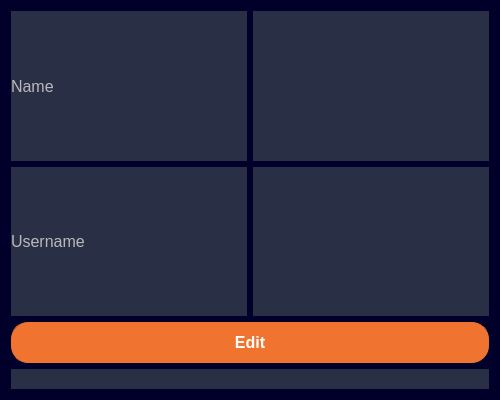
<?xml version="1.0" encoding="UTF-8"?>
<ui version="4.0">
 <class>AdminInfoPage</class>
 <widget class="QDialog" name="AdminInfoPage">
  <property name="geometry">
   <rect>
    <x>0</x>
    <y>0</y>
    <width>500</width>
    <height>400</height>
   </rect>
  </property>
  <property name="windowTitle">
   <string>Admin Info Page</string>
  </property>
  <property name="styleSheet">
   <string notr="true">/*Copyright (c) DevSec Studio. All rights reserved.

MIT License

Permission is hereby granted, free of charge, to any person obtaining a copy
of this software and associated documentation files (the &quot;Software&quot;), to deal
in the Software without restriction, including without limitation the rights
to use, copy, modify, merge, publish, distribute, sublicense, and/or sell
copies of the Software, and to permit persons to whom the Software is
furnished to do so, subject to the following conditions:

The above copyright notice and this permission notice shall be included in all
copies or substantial portions of the Software.

THE SOFTWARE IS PROVIDED *AS IS*, WITHOUT WARRANTY OF ANY KIND, EXPRESS OR
IMPLIED, INCLUDING BUT NOT LIMITED TO THE WARRANTIES OF MERCHANTABILITY,
FITNESS FOR A PARTICULAR PURPOSE AND NONINFRINGEMENT. IN NO EVENT SHALL THE
AUTHORS OR COPYRIGHT HOLDERS BE LIABLE FOR ANY CLAIM, DAMAGES OR OTHER
LIABILITY, WHETHER IN AN ACTION OF CONTRACT, TORT OR OTHERWISE, ARISING FROM,
OUT OF OR IN CONNECTION WITH THE SOFTWARE OR THE USE OR OTHER DEALINGS IN THE SOFTWARE.
*/

/*-----QWidget-----*/
QWidget
{
	background-color: rgb(0, 0, 42);
	color: #000000;
	border-color: #000000;

}


/*-----QLabel-----*/
QLabel
{
	background-color: #292f45;
	color: #b9b9bb;
	border-color: #000000;

}


/*-----QPushButton-----*/
QPushButton
{
	background-color: #f0742f;
	color: #fff;
	font-weight: bold;
	border-style: solid;
	border-width: 1px;
	border-radius: 17px;
	border-color: #f0742f;
	padding: 10px;

}


QPushButton::hover
{
	background-color: #fc7c11;
	color: #fff;

}


QPushButton::pressed
{
	background-color: #ff6b35;
	color: #fff;

}


/*-----QToolButton-----*/
QToolButton
{
	background-color: #292f45;
	color: #000000;
	border-style: solid;
	border-color: #000000;

}


QToolButton::hover
{
	background-color: #fc7c11;
	color: #000000;
	padding: 2px;
	border-radius: 15px;
	border-color: #fc7c11;

}


QToolButton::pressed
{
	background-color: #fc7c11;
	color: #000000;
	border-style: solid;
	border-width: 2px;

}


/*-----QLineEdit-----*/
QLineEdit{
	background-color: rgb(255, 255, 255);
	color: #b9b9bb;
	font-weight: bold;
	border-style: solid;
	border-width: 2px;
	border-top: 0px;
	border-left: 0px;
	border-right: 0px;
	border-color: #b9b9bb;
	padding: 10px;

}


/*-----QCheckBox-----*/
QCheckBox
{
	background-color: transparent;
	color: #b9b9bb;
	font-weight: bold;

}


QCheckBox::indicator
{
    color: #b1b1b1;
    background-color: #00111d;
    border: 1px solid #f0742f;
    width: 12px;
    height: 12px;

}


QCheckBox::indicator:checked
{
    image:url(&quot;./ressources/check.png&quot;); /*To replace*/
	background-color: #1f2b2b;
    border: 1px solid #f0742f;

}


QCheckBox::indicator:unchecked:hover
{
    border: 1px solid #f0742f;

}


QCheckBox::disabled
{
	color: #656565;

}


QCheckBox::indicator:disabled
{
	background-color: #656565;
	color: #656565;
    border: 1px solid #656565;

}
</string>
  </property>
  <layout class="QVBoxLayout" name="verticalLayout">
   <item>
    <layout class="QHBoxLayout" name="horizontalLayout">
     <item>
      <widget class="QLabel" name="label">
       <property name="font">
        <font>
         <pointsize>12</pointsize>
        </font>
       </property>
       <property name="text">
        <string>Name</string>
       </property>
      </widget>
     </item>
     <item>
      <widget class="QLabel" name="nameLabel">
       <property name="font">
        <font>
         <pointsize>12</pointsize>
         <bold>true</bold>
        </font>
       </property>
       <property name="text">
        <string/>
       </property>
      </widget>
     </item>
    </layout>
   </item>
   <item>
    <layout class="QHBoxLayout" name="horizontalLayout_2">
     <item>
      <widget class="QLabel" name="label_3">
       <property name="font">
        <font>
         <pointsize>12</pointsize>
        </font>
       </property>
       <property name="text">
        <string>Username</string>
       </property>
      </widget>
     </item>
     <item>
      <widget class="QLabel" name="usernameLabel">
       <property name="font">
        <font>
         <pointsize>12</pointsize>
         <bold>true</bold>
        </font>
       </property>
       <property name="text">
        <string/>
       </property>
      </widget>
     </item>
    </layout>
   </item>
   <item>
    <widget class="QPushButton" name="editButton">
     <property name="font">
      <font>
       <pointsize>12</pointsize>
       <bold>true</bold>
      </font>
     </property>
     <property name="text">
      <string>Edit</string>
     </property>
    </widget>
   </item>
   <item>
    <widget class="QLabel" name="label_2">
     <property name="maximumSize">
      <size>
       <width>16777215</width>
       <height>20</height>
      </size>
     </property>
     <property name="text">
      <string/>
     </property>
    </widget>
   </item>
  </layout>
 </widget>
 <resources/>
 <connections/>
</ui>
